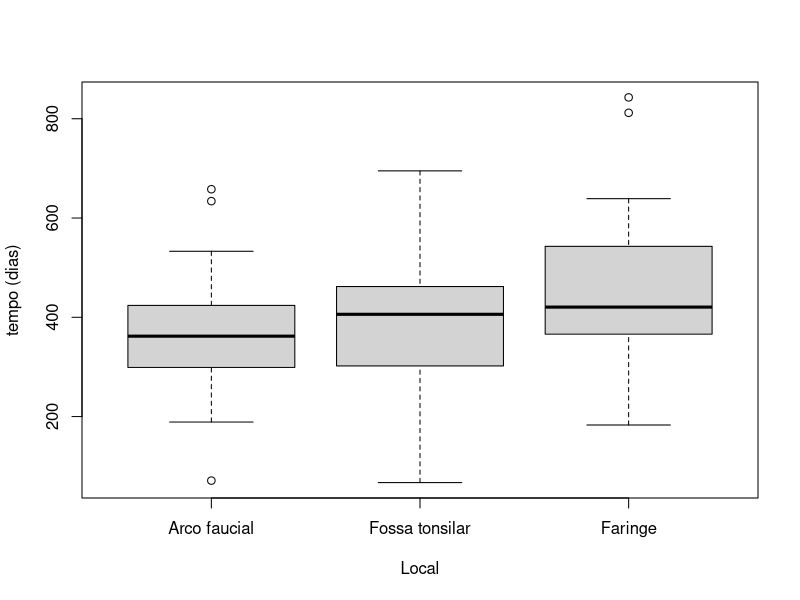

Reproduce this figure in R. (Note: this script raises an error after producing the figure.)
setwd("~/Documents/projects/UTFPR/probabilidade-e-estatistica-MA35B/PRE-AVAC/exercicio1")
dados <- read.csv(file="cancer.csv", sep=",")

boxplot(dados$Tempo~dados$Local, ylab="tempo (dias)", xlab = "Local", names=c("Arco faucial", "Fossa tonsilar", "Faringe"))

tapply(dados$Tempo, dados$Local, mean)
tapply(dados$Tempo, dados$Local, median)

maxmin3 <- tapply(dados$Tempo, dados$Local, range)
diff(maxmin$A)
diff(maxmin$B)

tapply(dados$Tempo, dados$Local, sd)
tapply(dados$Tempo, dados$Local, IQR)

"

"